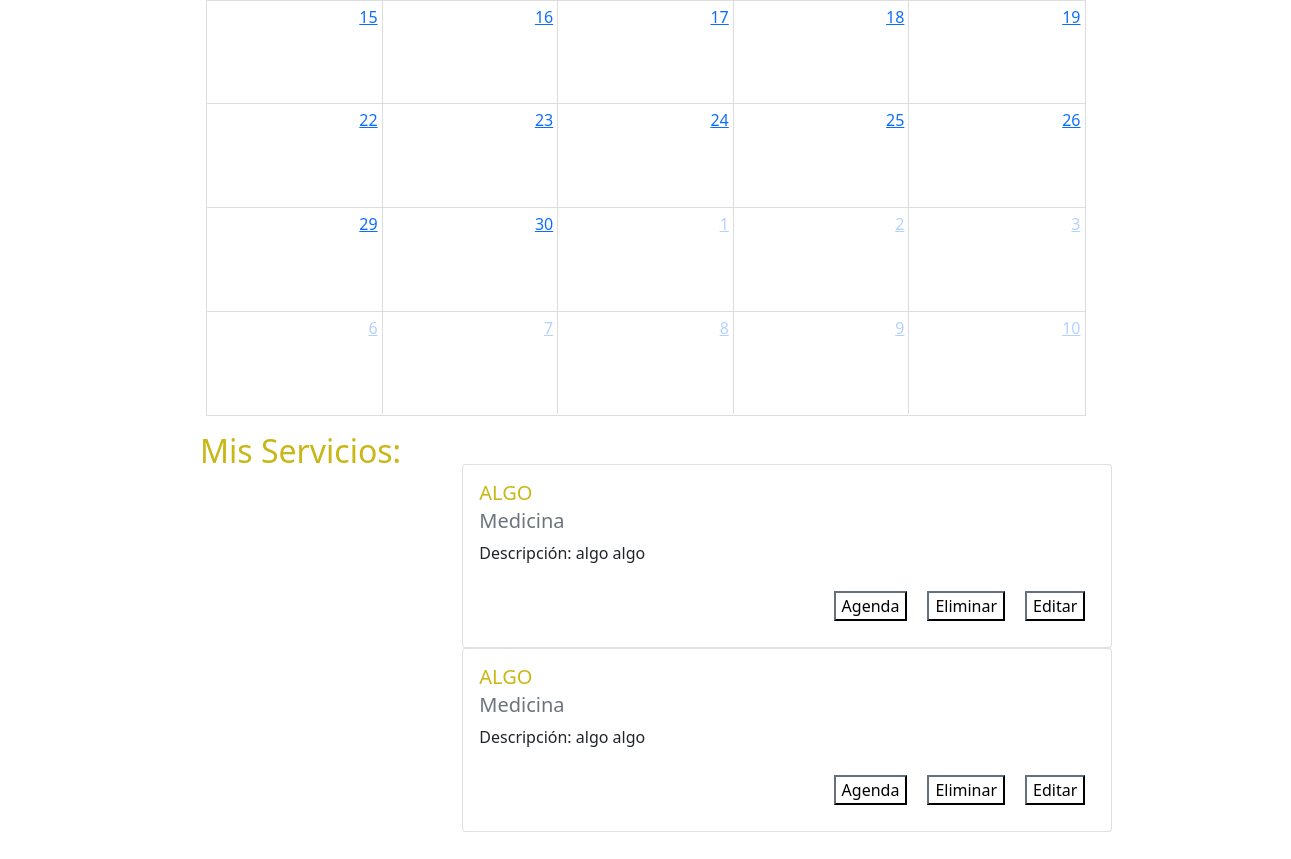
Before: /perfil/3/ (signed in, lower part) with the older database file.
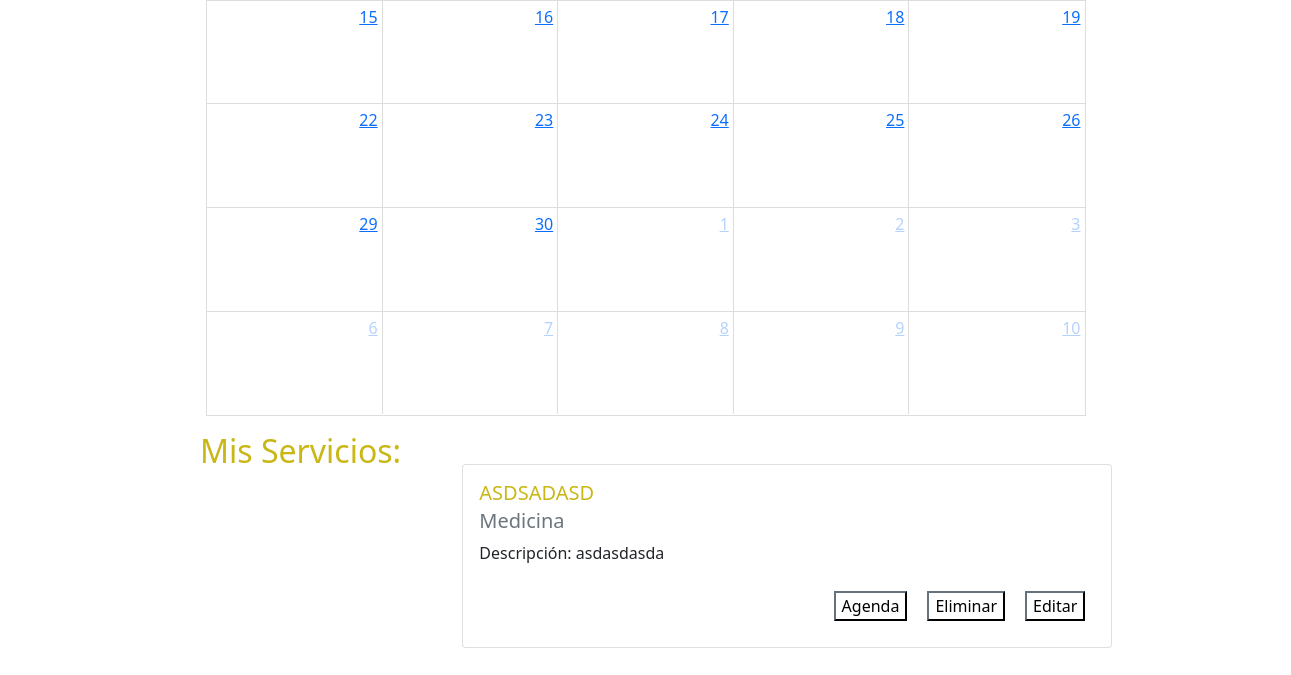
After: the same page with the newer database file.
### sitio/models.py (models this page shows, shortened)
class ServicioPrestado(models.Model):
    nombre = models.CharField(max_length=50, blank = False)       # NO LLEVA NOMBRE EL SERVICIO PRESTADO
    descripcion = models.TextField(max_length=150, blank = False)
    propietario = models.ForeignKey(User, on_delete=models.CASCADE)
    categoria = models.ForeignKey(Categoria, on_delete=models.CASCADE, blank = True, null= True)
    subcategoria = models.ForeignKey(SubCategoria, on_delete=models.CASCADE, blank = True, null= True)
    diasAtencion = models.ManyToManyField(Days)
    duracionTurno = models.IntegerField(default = 30, null= False, blank = False)
    ciudad = models.CharField(max_length= 20, choices = ciudades, verbose_name='Ciudad', blank = True, null= True, default = 'Rafaela')
    inicioJornada = models.TimeField( auto_now=False, auto_now_add=False, verbose_name="Inicio de Jornada",blank=True, null=False, default='08:00:00')
    finJornada = models.TimeField( auto_now=False, auto_now_add=False, verbose_name="Fin de Jornada",blank=True, null=False, default='17:00:00')

class Categoria(models.Model):
    nombre = models.CharField(max_length=255, blank = False)
    def __str__(self):
        return self.nombre

### sitio/views.py (the view)
def perfil(request, id):
    servicios = ServicioPrestado.objects.filter(propietario__id = id)
    turnos = Turno.objects.filter(cliente__id = id)
    turnosResponse = []
    for turno in turnos:
        turnosResponse.append({
            'nombreServicio':turno.servicio.nombre,
            'fecha_inicio': turno.fecha_inicio.strftime("%Y-%m-%dT%H:%M:%S"),
            'fecha_fin' : turno.fecha_fin.strftime("%Y-%m-%dT%H:%M:%S"),
            'confirmado': turno.confirmado,
        })
    context = {
        'servicios': servicios,
        'turnos': json.dumps(turnosResponse)
    }
    return render(request,'perfil.html', context)

### templates/perfil.html (shortened to what this page needs)
{% include "base.html" %}
<section class="vh-100 gradient-custom">
    <div id='calendar'></div>
    <div class="row">
        <div class="col-lg-4">
            <h2 class="leftalign colorcito mt-3">Mis Servicios: </h2>
        </div>
        <div class="col-lg-8">
            <div class="container mt-5 mb-5">
                {%for servicio in servicios %}
                <div id="card_perfil" class="card" style="width: 650px;">
                    <div class="card-body">
                        <h4 class="card-title letracaja colorcito text-uppercase">{{servicio.nombre}}</h4>
                        <h6 class="card-subtitle letracaja mb-2 text-muted">{{servicio.categoria}}</h6>
                        <p class="card-text"> Descripción: {{servicio.descripcion}}</p>
                        <button class=" btn-outline-dark rightalign bg-white colorcito"> <a href="{% url 'editar_servicio' servicio.id servicio.propietario.id %}" class="card-link bg-white luisito">Editar</a> </button>
                        <button class="btn-outline-dark rightalign bg-white colorcito">
                             <a href="{% url 'eliminar_servicio' servicio.id servicio.propietario.id %}" onclick="alert('Está seguro que desea eliminar el servicio?')" class="card-link bg-white luisito">Eliminar</a>
                        </button>
                        <button class="btn-outline-dark rightalign bg-white colorcito"> <a href="{% url 'agenda' servicio.id %}" class="card-link bg-white luisito">Agenda</a> </button>
                    </div>
                </div>
                {% empty %}
                    <h1>Aun no posee servicios</h1>
                    <h3>Si desea ofrecer algun servicio, haga click aqui:  <a href="{%url 'registrarservicio'%} "> <button>OFRECER SERVICIO </button> </a></h3>
                {% endfor %}
            </div>
        </div>
    </div>
</section>

Changed rows visible on the page:
removed ServicioPrestado: nombre "ALGO", categoria "Medicina", descripcion "algo algo"
removed ServicioPrestado: nombre "ALGO", categoria "Medicina", descripcion "algo algo"
added ServicioPrestado: nombre "ASDSADASD", categoria "Medicina", descripcion "asdasdasda"
